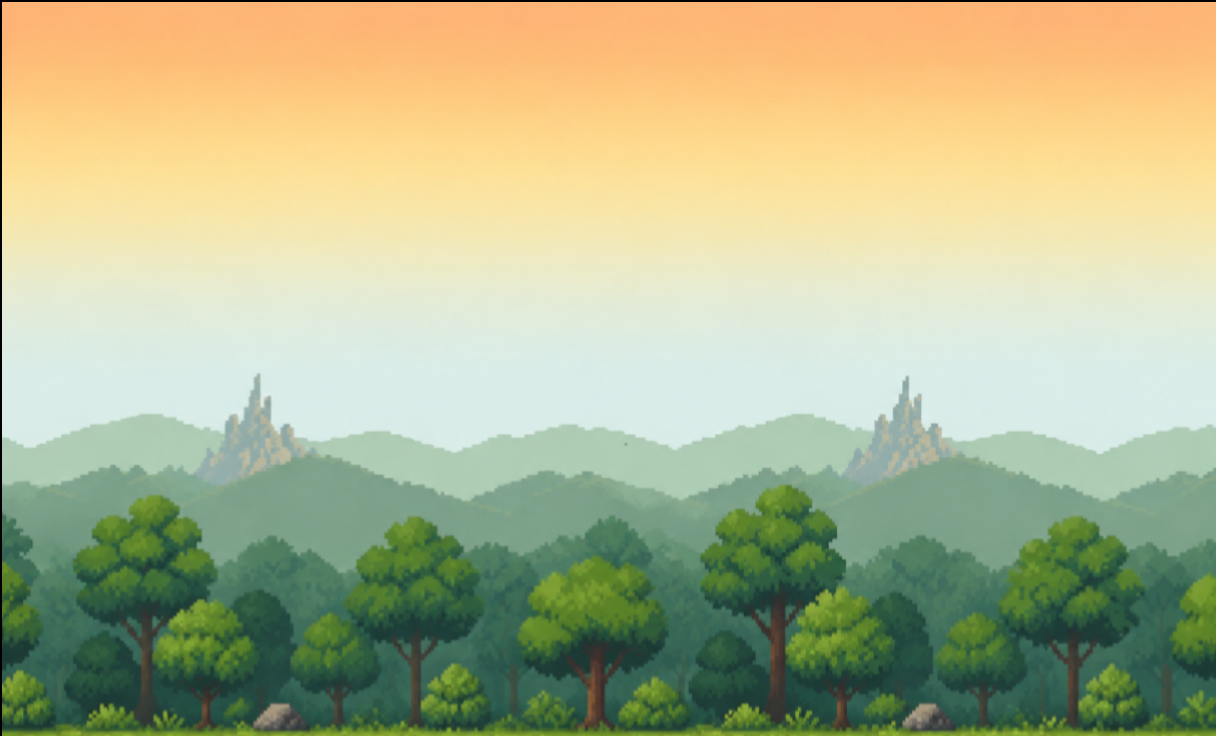

A 2D game scene composited from a Tiled map and its tileset images. What follows is a short description and the map's XML, with every tile layer's data as written:
An orthogonal 38x23 tile map with 32x32 px tiles, 1 tile layer (Capa de patrones 1), 2 tilesets.

<map version="1.10" tiledversion="1.12.1" orientation="orthogonal" renderorder="right-down" width="38" height="23" tilewidth="32" tileheight="32" infinite="0" nextlayerid="2" nextobjectid="1">
 <tileset firstgid="1" source="Tierra arriba.tsx" />
 <tileset firstgid="921" source="Tierra abajo.tsx" />
 <layer id="1" name="Capa de patrones 1" width="38" height="23" offsetx="2" offsety="2">
  <data encoding="csv">
3,4,5,6,7,8,9,10,11,12,13,14,15,16,17,18,19,20,21,22,23,24,25,26,27,28,29,30,31,32,33,34,35,36,37,38,39,40,
43,44,45,46,47,48,49,50,51,52,53,54,55,56,57,58,59,60,61,62,63,64,65,66,67,68,69,70,71,72,73,74,75,76,77,78,79,80,
83,84,85,86,87,88,89,90,91,92,93,94,95,96,97,98,99,100,101,102,103,104,105,106,107,108,109,110,111,112,113,114,115,116,117,118,119,120,
123,124,125,126,127,128,129,130,131,132,133,134,135,136,137,138,139,140,141,142,143,144,145,146,147,148,149,150,151,152,153,154,155,156,157,158,159,160,
163,164,165,166,167,168,169,170,171,172,173,174,175,176,177,178,179,180,181,182,183,184,185,186,187,188,189,190,191,192,193,194,195,196,197,198,199,200,
203,204,205,206,207,208,209,210,211,212,213,214,215,216,217,218,219,220,221,222,223,224,225,226,227,228,229,230,231,232,233,234,235,236,237,238,239,240,
243,244,245,246,247,248,249,250,251,252,253,254,255,256,257,258,259,260,261,262,263,264,265,266,267,268,269,270,271,272,273,274,275,276,277,278,279,280,
283,284,285,286,287,288,289,290,291,292,293,294,295,296,297,298,299,300,301,302,303,304,305,306,307,308,309,310,311,312,313,314,315,316,317,318,319,320,
323,324,325,326,327,328,329,330,331,332,333,334,335,336,337,338,339,340,341,342,343,344,345,346,347,348,349,350,351,352,353,354,355,356,357,358,359,360,
363,364,365,366,367,368,369,370,371,372,373,374,375,376,377,378,379,380,381,382,383,384,385,386,387,388,389,390,391,392,393,394,395,396,397,398,399,400,
403,404,405,406,407,408,409,410,411,412,413,414,415,416,417,418,419,420,421,422,423,424,425,426,427,428,429,430,431,432,433,434,435,436,437,438,439,440,
443,444,445,446,447,448,449,450,451,452,453,454,455,456,457,458,459,460,461,462,463,464,465,466,467,468,469,470,471,472,473,474,475,476,477,478,479,480,
483,484,485,486,487,488,489,490,491,492,493,494,495,496,497,498,499,500,501,502,503,504,505,506,507,508,509,510,511,512,513,514,515,516,517,518,519,520,
523,524,525,526,527,528,529,530,531,532,533,534,535,536,537,538,539,540,541,542,543,544,545,546,547,548,549,550,551,552,553,554,555,556,557,558,559,560,
563,564,565,566,567,568,569,570,571,572,573,574,575,576,577,578,579,580,581,582,583,584,585,586,587,588,589,590,591,592,593,594,595,596,597,598,599,600,
603,604,605,606,607,608,609,610,611,612,613,614,615,616,617,618,619,620,621,622,623,624,625,626,627,628,629,630,631,632,633,634,635,636,637,638,639,640,
643,644,645,646,647,648,649,650,651,652,653,654,655,656,657,658,659,660,661,662,663,664,665,666,667,668,669,670,671,672,673,674,675,676,677,678,679,680,
683,684,685,686,687,688,689,690,691,692,693,694,695,696,697,698,699,700,701,702,703,704,705,706,707,708,709,710,711,712,713,714,715,716,717,718,719,720,
723,724,725,726,727,728,729,730,731,732,733,734,735,736,737,738,739,740,741,742,743,744,745,746,747,748,749,750,751,752,753,754,755,756,757,758,759,760,
763,764,765,766,767,768,769,770,771,772,773,774,775,776,777,778,779,780,781,782,783,784,785,786,787,788,789,790,791,792,793,794,795,796,797,798,799,800,
803,804,805,806,807,808,809,810,811,812,813,814,815,816,817,818,819,820,821,822,823,824,825,826,827,828,829,830,831,832,833,834,835,836,837,838,839,840,
843,844,845,846,847,848,849,850,851,852,853,854,855,856,857,858,859,860,861,862,863,864,865,866,867,868,869,870,871,872,873,874,875,876,877,878,879,880,
883,884,885,886,887,888,889,890,891,892,893,894,895,896,897,898,899,900,901,902,903,904,905,906,907,908,909,910,911,912,913,914,915,916,917,918,919,920
</data>
 </layer>
</map>
